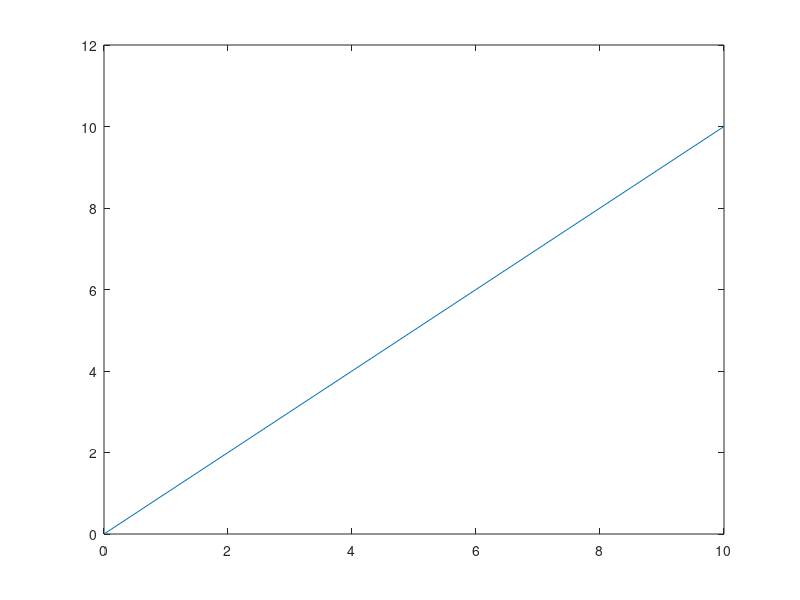

This chart was generated by the following MATLAB code:
function [Ksys,Bsys,Usys] = bar()
 clear all; close all
 L = 10;
 A = 1;
 E = 1;
 F = 1;

 nElem = 10;
 nVert = nElem+1;

vertices = linspace(0,L,nVert);
elements = [[1:nElem]; ...
[2:(nElem+1)]]';

Ksys = zeros(nVert,nVert);
Bsys = zeros(nVert,1);


for i=1:nElem
elem = elements(i,:);
x0 = vertices(elem(1));
x1 = vertices(elem(2));
le = x1-x0;

Kloc = E*A/le*[[1,-1];[-1,1]];
Ksys(elem,elem) = Ksys(elem,elem) +Kloc;
end

Bsys(end,1) = F;

Ksys(:,1) = 0;
Ksys(1,:) = 0;
Ksys(1,1) = 1

Usys = Ksys\Bsys;

plot(vertices,Usys)
